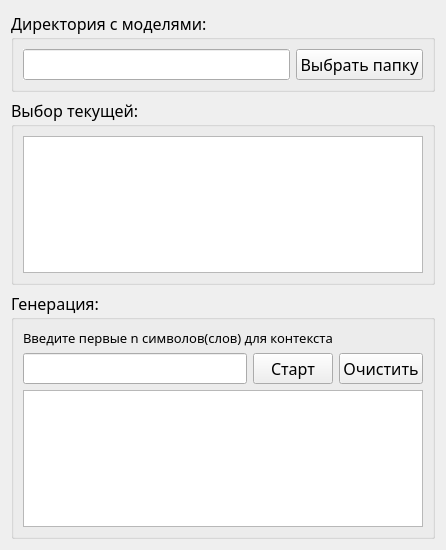
<?xml version="1.0" encoding="UTF-8"?>
<ui version="4.0">
 <class>PageModel</class>
 <widget class="QWidget" name="PageModel">
  <property name="geometry">
   <rect>
    <x>0</x>
    <y>0</y>
    <width>350</width>
    <height>550</height>
   </rect>
  </property>
  <property name="font">
   <font>
    <family>Segoe UI Light</family>
    <pointsize>12</pointsize>
   </font>
  </property>
  <property name="windowTitle">
   <string>Form</string>
  </property>
  <layout class="QGridLayout" name="gridLayout">
   <item row="1" column="0" colspan="2">
    <widget class="QGroupBox" name="modelsGroupBox">
     <property name="sizePolicy">
      <sizepolicy hsizetype="Preferred" vsizetype="Preferred">
       <horstretch>0</horstretch>
       <verstretch>0</verstretch>
      </sizepolicy>
     </property>
     <property name="title">
      <string>Выбор текущей:</string>
     </property>
     <layout class="QGridLayout" name="gridLayout_2">
      <item row="0" column="0">
       <widget class="QListView" name="modelsListView">
        <property name="sizePolicy">
         <sizepolicy hsizetype="Preferred" vsizetype="Maximum">
          <horstretch>0</horstretch>
          <verstretch>0</verstretch>
         </sizepolicy>
        </property>
       </widget>
      </item>
     </layout>
    </widget>
   </item>
   <item row="0" column="0" colspan="2">
    <widget class="QGroupBox" name="chooseFolderGroupBox">
     <property name="sizePolicy">
      <sizepolicy hsizetype="Preferred" vsizetype="Preferred">
       <horstretch>0</horstretch>
       <verstretch>0</verstretch>
      </sizepolicy>
     </property>
     <property name="title">
      <string>Директория с моделями:</string>
     </property>
     <layout class="QHBoxLayout" name="horizontalLayout">
      <property name="sizeConstraint">
       <enum>QLayout::SetMinimumSize</enum>
      </property>
      <item>
       <widget class="QLineEdit" name="folderModelsLineEdit">
        <property name="sizePolicy">
         <sizepolicy hsizetype="Expanding" vsizetype="Minimum">
          <horstretch>0</horstretch>
          <verstretch>0</verstretch>
         </sizepolicy>
        </property>
        <property name="autoFillBackground">
         <bool>true</bool>
        </property>
        <property name="readOnly">
         <bool>true</bool>
        </property>
        <property name="cursorMoveStyle">
         <enum>Qt::VisualMoveStyle</enum>
        </property>
        <property name="clearButtonEnabled">
         <bool>false</bool>
        </property>
       </widget>
      </item>
      <item>
       <widget class="QPushButton" name="chooseFolderButton">
        <property name="font">
         <font>
          <family>Bahnschrift SemiCondensed</family>
          <pointsize>12</pointsize>
         </font>
        </property>
        <property name="text">
         <string>Выбрать папку</string>
        </property>
        <property name="flat">
         <bool>false</bool>
        </property>
       </widget>
      </item>
     </layout>
    </widget>
   </item>
   <item row="2" column="0" colspan="2">
    <widget class="QGroupBox" name="genSampleGroupBox">
     <property name="title">
      <string>Генерация:</string>
     </property>
     <layout class="QGridLayout" name="gridLayout_3">
      <item row="1" column="2">
       <widget class="QPushButton" name="genSampleButton">
        <property name="sizePolicy">
         <sizepolicy hsizetype="Minimum" vsizetype="Fixed">
          <horstretch>0</horstretch>
          <verstretch>0</verstretch>
         </sizepolicy>
        </property>
        <property name="font">
         <font>
          <family>Bahnschrift SemiCondensed</family>
          <pointsize>12</pointsize>
         </font>
        </property>
        <property name="text">
         <string>Старт</string>
        </property>
       </widget>
      </item>
      <item row="0" column="1" colspan="2">
       <widget class="QLabel" name="genSampleLabel">
        <property name="sizePolicy">
         <sizepolicy hsizetype="Fixed" vsizetype="Preferred">
          <horstretch>0</horstretch>
          <verstretch>0</verstretch>
         </sizepolicy>
        </property>
        <property name="font">
         <font>
          <family>Segoe UI Light</family>
          <pointsize>10</pointsize>
         </font>
        </property>
        <property name="text">
         <string>Введите первые n символов(слов) для контекста</string>
        </property>
       </widget>
      </item>
      <item row="1" column="1">
       <widget class="QLineEdit" name="sampleGenLineEdit">
        <property name="sizePolicy">
         <sizepolicy hsizetype="Expanding" vsizetype="Fixed">
          <horstretch>0</horstretch>
          <verstretch>0</verstretch>
         </sizepolicy>
        </property>
       </widget>
      </item>
      <item row="1" column="3">
       <widget class="QPushButton" name="cleanLogButton">
        <property name="font">
         <font>
          <family>Bahnschrift SemiCondensed</family>
          <pointsize>12</pointsize>
         </font>
        </property>
        <property name="text">
         <string>Очистить</string>
        </property>
       </widget>
      </item>
      <item row="8" column="1" colspan="3">
       <widget class="QTextEdit" name="sampleOutputText">
        <property name="sizePolicy">
         <sizepolicy hsizetype="Preferred" vsizetype="Maximum">
          <horstretch>0</horstretch>
          <verstretch>0</verstretch>
         </sizepolicy>
        </property>
        <property name="readOnly">
         <bool>true</bool>
        </property>
       </widget>
      </item>
     </layout>
    </widget>
   </item>
  </layout>
 </widget>
 <resources/>
 <connections/>
</ui>
